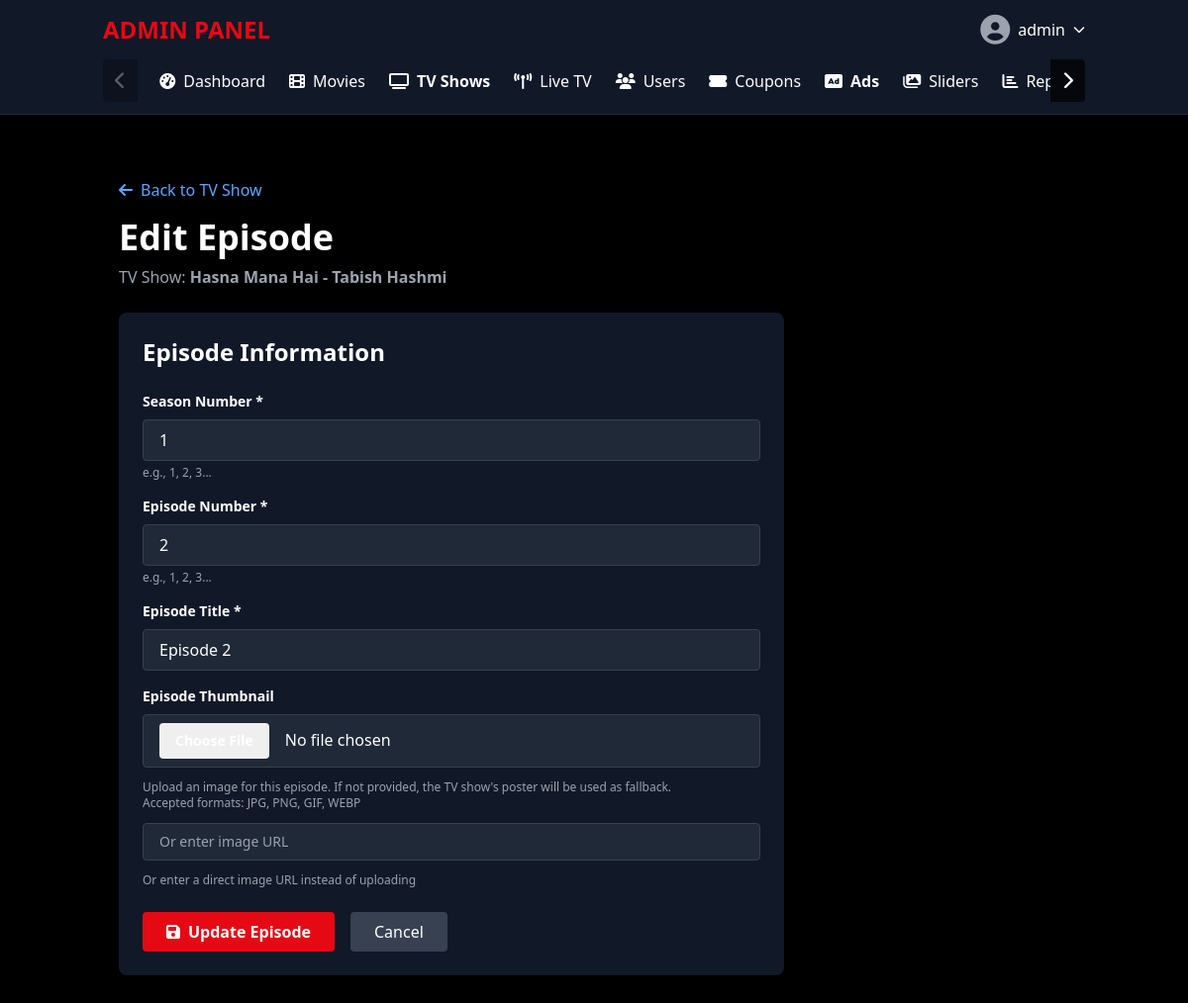
The page /admin/add-episode.php?show_id=3&episode_id=5 (signed in) on the database its author committed.
### tables this page shows
CREATE TABLE `tv_shows` (
  `id` int(11) NOT NULL AUTO_INCREMENT,
  `title` varchar(255) NOT NULL,
  `description` text DEFAULT NULL,
  `thumbnail` varchar(255) DEFAULT NULL,
  `poster` varchar(255) DEFAULT NULL,
  `release_year` year(4) DEFAULT NULL,
  `rating` decimal(3,1) DEFAULT 0.0,
  `views` int(11) DEFAULT 0,
  `category_id` int(11) DEFAULT NULL,
  `featured` tinyint(1) DEFAULT 0,
  `created_at` timestamp NOT NULL DEFAULT current_timestamp(),
  `updated_at` timestamp NOT NULL DEFAULT current_timestamp() ON UPDATE current_timestamp(),
  `sources` text DEFAULT NULL COMMENT 'JSON array of stream sources',
  `is_active` tinyint(1) DEFAULT 1,
  `tmdb_id` int(11) DEFAULT NULL,
  `slug` varchar(255) DEFAULT NULL,
  `is_free` tinyint(1) DEFAULT 1 COMMENT 'Free content available to all logged-in users',
  `is_premium` tinyint(1) DEFAULT 0 COMMENT 'Premium content requires subscription',
  `show_in_slider` tinyint(1) DEFAULT 0 COMMENT 'Show in homepage slider',
  `pre_roll_ad_id` int(11) DEFAULT NULL COMMENT 'Pre-roll ad ID (plays before episode starts)',
  `mid_roll_ad_id` int(11) DEFAULT NULL COMMENT 'Mid-roll ad ID (plays during episode)',
  `end_roll_ad_id` int(11) DEFAULT NULL COMMENT 'End-roll ad ID (plays after episode ends)',
  `loop_ad_id` int(11) DEFAULT NULL COMMENT 'Loop ad ID (plays every N seconds during playback)',
  `loop_interval` int(11) DEFAULT NULL COMMENT 'Loop ad interval in seconds (if not set, uses ad duration)',
  `banner_ad_id` int(11) DEFAULT NULL COMMENT 'Banner ad ID (displays as overlay)',
  `popup_ad_id` int(11) DEFAULT NULL COMMENT 'Popup ad ID (displays as modal)',
  `intro_ad_id` int(11) DEFAULT NULL COMMENT 'Intro ad ID (plays to everyone before episode)',
  PRIMARY KEY (`id`),
  KEY `category_id` (`category_id`),
  CONSTRAINT `tv_shows_ibfk_1` FOREIGN KEY (`category_id`) REFERENCES `categories` (`id`) ON DELETE SET NULL
);

CREATE TABLE `tv_episodes` (
  `id` int(11) NOT NULL AUTO_INCREMENT,
  `tv_show_id` int(11) NOT NULL,
  `season_number` int(11) NOT NULL,
  `episode_number` int(11) NOT NULL,
  `title` varchar(255) NOT NULL,
  `description` text DEFAULT NULL,
  `thumbnail` varchar(255) DEFAULT NULL,
  `video_url` varchar(500) DEFAULT NULL,
  `duration` int(11) DEFAULT NULL,
  `views` int(11) DEFAULT 0,
  `created_at` timestamp NOT NULL DEFAULT current_timestamp(),
  `sources` text DEFAULT NULL COMMENT 'JSON array of stream sources',
  PRIMARY KEY (`id`),
  UNIQUE KEY `unique_episode` (`tv_show_id`,`season_number`,`episode_number`),
  CONSTRAINT `tv_episodes_ibfk_1` FOREIGN KEY (`tv_show_id`) REFERENCES `tv_shows` (`id`) ON DELETE CASCADE
);

### admin/add-episode.php (the view, shortened to what this page needs)
<?php
$conn = getDBConnection();
$show_id = isset($_GET['show_id']) ? intval($_GET['show_id']) : 0;
$episode_id = isset($_GET['episode_id']) ? intval($_GET['episode_id']) : 0;
$edit_episode = null;
$show = null;
if ($show_id) {
    $stmt = $conn->prepare("SELECT * FROM tv_shows WHERE id = ?");
    $stmt->bind_param("i", $show_id);
    $stmt->execute();
    $show = $stmt->get_result()->fetch_assoc();
}
if ($episode_id) {
    $stmt = $conn->prepare("SELECT * FROM tv_episodes WHERE id = ? AND tv_show_id = ?");
    $stmt->bind_param("ii", $episode_id, $show_id);
    $stmt->execute();
    $edit_episode = $stmt->get_result()->fetch_assoc();
}
include 'includes/header.php';
?>
<div class="container mx-auto px-4 py-8">
    <div class="mb-6">
        <a href="edit-tv-show.php?id=<?php echo $show_id; ?>" class="text-blue-400 hover:text-blue-300 mb-4 inline-block">
            <i class="fas fa-arrow-left mr-2"></i>Back to TV Show
        </a>
        <h1 class="text-4xl font-bold mb-2"><?php echo $edit_episode ? 'Edit Episode' : 'Add New Episode'; ?></h1>
        <p class="text-gray-400">TV Show: <strong><?php echo htmlspecialchars($show['title']); ?></strong></p>
    </div>
    <div class="bg-gray-900 rounded-lg p-6 max-w-2xl">
        <h2 class="text-2xl font-bold mb-6">Episode Information</h2>
        <form method="POST" action="" enctype="multipart/form-data">
            <div class="space-y-4">
                <div>
                    <label class="block text-sm font-semibold mb-2">Season Number *</label>
                    <input type="number" name="season_number" value="<?php echo htmlspecialchars($_POST['season_number'] ?? ($edit_episode['season_number'] ?? '1')); ?>"
                           min="1" required
                           class="w-full bg-gray-800 border border-gray-700 rounded px-4 py-2 text-white">
                    <p class="text-xs text-gray-400 mt-1">e.g., 1, 2, 3...</p>
                </div>
                <div>
                    <label class="block text-sm font-semibold mb-2">Episode Number *</label>
                    <input type="number" name="episode_number" value="<?php echo htmlspecialchars($_POST['episode_number'] ?? ($edit_episode['episode_number'] ?? '1')); ?>"
                           min="1" required
                           class="w-full bg-gray-800 border border-gray-700 rounded px-4 py-2 text-white">
                    <p class="text-xs text-gray-400 mt-1">e.g., 1, 2, 3...</p>
                </div>
                <div>
                    <label class="block text-sm font-semibold mb-2">Episode Title *</label>
                    <input type="text" name="episode_title" value="<?php echo htmlspecialchars($_POST['episode_title'] ?? ($edit_episode['title'] ?? '')); ?>"
                           required
                           placeholder="e.g., The Pilot Episode"
                           class="w-full bg-gray-800 border border-gray-700 rounded px-4 py-2 text-white">
                </div>
                <div>
                    <label class="block text-sm font-semibold mb-2">Episode Thumbnail</label>
                    <div class="space-y-3">
                        <input type="file" name="thumbnail_file" accept="image/jpeg,image/jpg,image/png,image/gif,image/webp"
                               class="w-full bg-gray-800 border border-gray-700 rounded px-4 py-2 text-white file:mr-4 file:py-2 file:px-4 file:rounded file:border-0 file:text-sm file:font-semibold file:bg-netflix-red file:text-white hover:file:bg-red-700">
                        <p class="text-xs text-gray-400 mt-1">
                            Upload an image for this episode. If not provided, the TV show's poster will be used as fallback.
                            <br>Accepted formats: JPG, PNG, GIF, WEBP
                        </p>
                        <?php if ($edit_episode && !empty($edit_episode['thumbnail'])): ?>
                        <div class="mt-2">
                            <label class="flex items-center text-sm">
                                <input type="text" name="thumbnail" value="<?php echo htmlspecialchars($edit_episode['thumbnail']); ?>"
                                       placeholder="Or enter image URL"
                                       class="flex-1 bg-gray-800 border border-gray-700 rounded px-4 py-2 text-white text-sm">
                            </label>
                            <p class="text-xs text-gray-400 mt-1">Or enter a direct image URL instead of uploading</p>
                        </div>
                        <?php else: ?>
                        <input type="text" name="thumbnail" value="<?php echo htmlspecialchars($_POST['thumbnail'] ?? ''); ?>"
                               placeholder="Or enter image URL"
                               class="w-full bg-gray-800 border border-gray-700 rounded px-4 py-2 text-white text-sm mt-2">
                        <p class="text-xs text-gray-400 mt-1">Or enter a direct image URL instead of uploading</p>
                        <?php endif; ?>
                    </div>
                </div>
            </div>
            <div class="mt-6 flex gap-4">
                <button type="submit" class="bg-netflix-red px-6 py-2 rounded hover:bg-red-700 font-semibold">
                    <i class="fas fa-<?php echo $edit_episode ? 'save' : 'plus'; ?> mr-2"></i><?php echo $edit_episode ? 'Update Episode' : 'Add Episode'; ?>
                </button>
                <a href="tv-shows.php?show_episodes=<?php echo $show_id; ?>" class="bg-gray-700 px-6 py-2 rounded hover:bg-gray-600">
                    Cancel
                </a>
            </div>
        </form>
    </div>
</div>
<?php include 'includes/footer.php'; ?>

### admin/includes/header.php (style rules this page uses)
body { background-color: #141414; color: #e5e5e5; }
.bg-netflix-red { background-color: #e50914; }

### rows shown on the page
tv_shows: title "Hasna Mana Hai - Tabish Hashmi"
tv_episodes: season_number "1", episode_number "2", episode_title "Episode 2"

### other values the page prints
$_SESSION['admin_username'] "admin"
